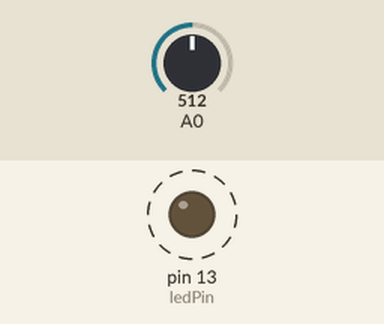
The sketch below on a simulated Arduino Uno, built with avr-gcc and run on an emulated ATmega328P. On the bench: output pins drawn as LEDs (lit = HIGH). Dashed ring = blinking. The inputs (shaded band) are chosen by the test bench; at power-on: A0 = 512.

Above: at 1.8 s.
1.9 s: A0 set to 0
At 3.0 s:
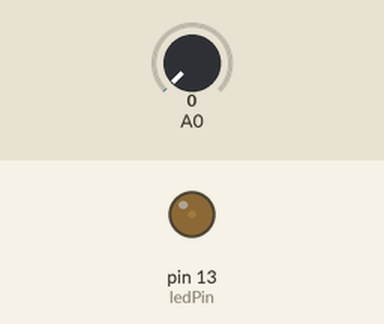
3.6 s: A0 set to 122
At 3.9 s:
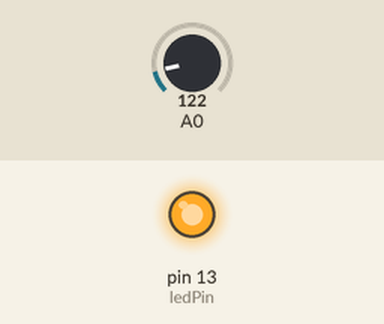
Timing chart, 0 to 13.1 s (numbered marks = the images above; inputs shaded):
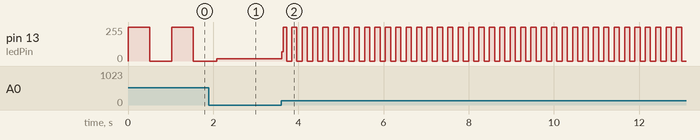

The sketch:

L6_2.ino
```cpp
int analogValue = 0;
int ledPin = 13;

void setup() {
  pinMode(ledPin, OUTPUT);
}

void loop() {
  analogValue = analogRead(A0);
  digitalWrite(ledPin, HIGH);
  delay(analogValue);
  digitalWrite(ledPin, LOW);
  delay(analogValue);
}
```

Measured:
- after the input at 3.6 s, pin 13 (ledPin): 16/255 → 68/255 at once, then moves between 0/255 and 255/255, repeating every 0.24 s
- by itself, pin 13 (ledPin): alternates 255/255 for 0.51 s and 0/255 for 0.51 s
